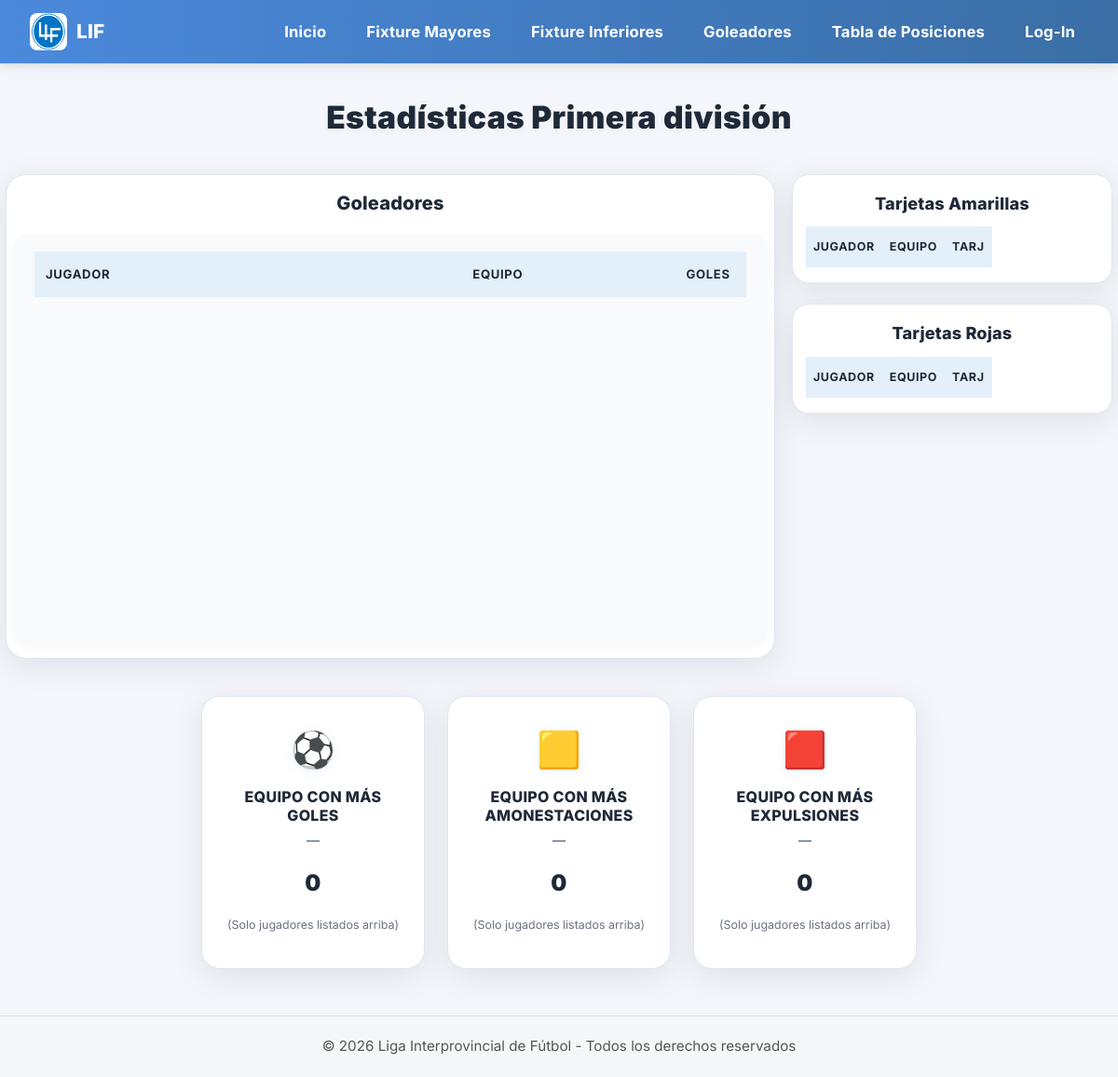
The page /goleadores/primera on the database as committed earlier.
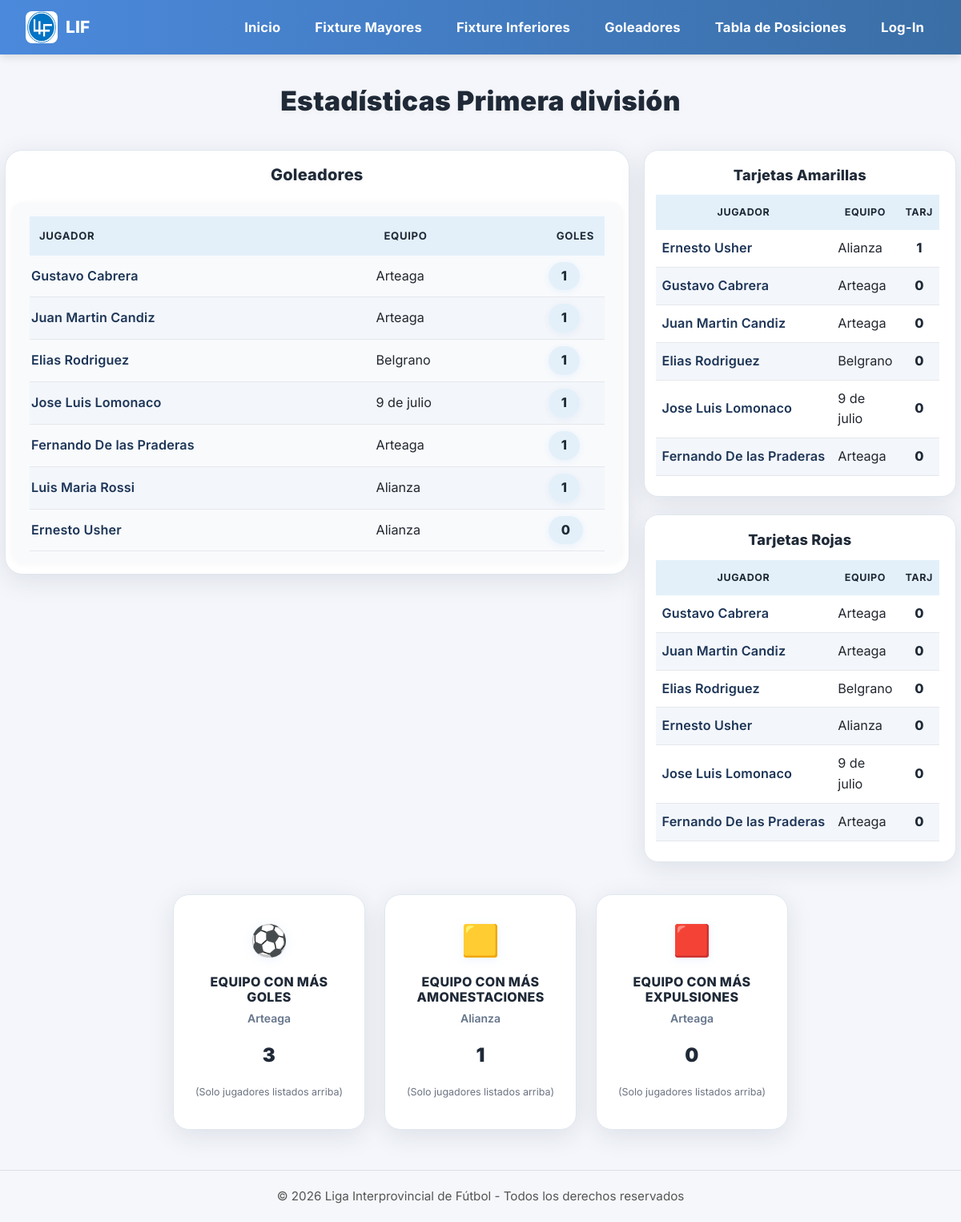
The same page on the database as committed later.
### app/models/models.py (models this page shows, shortened)
class Jugador(db.Model):
    __tablename__ = 'jugador'
    numero_carnet = db.Column(db.Integer, primary_key=True)
    nombre = db.Column(db.String(100), nullable=False)
    apellido = db.Column(db.String(100), nullable=False)
    fecha_nacimiento = db.Column(db.Date, nullable=True)
    club_id = db.Column(db.Integer, db.ForeignKey('club.id'), nullable=True)
    creado_en = db.Column(db.DateTime, default=datetime.datetime.utcnow, nullable=False)
    club = db.relationship('Club', backref='jugadores', lazy='joined')
    equipos = db.relationship('JugadorEquipo', back_populates='jugador', lazy='select', cascade='all, delete-orphan')
    estadisticas = db.relationship('EstadoJugadorPartido', back_populates='jugador', lazy='select', cascade='all, delete-orphan')
    __table_args__ = (
        UniqueConstraint('nombre', 'apellido', 'club_id', name='uq_jugador_nombre_apellido_club'),
    )

### app/routes/views.py (the view)
@views.route('/goleadores/<categoria>')
def mostrar_estadisticas(categoria):
    goles = consulta_estadistica(EstadoJugadorPartido.cant_goles, categoria, limite=15)
    amarillas = consulta_estadistica(EstadoJugadorPartido.tarjetas_amarillas, categoria, limite=10)
    rojas = consulta_estadistica(EstadoJugadorPartido.tarjetas_rojas, categoria, limite=10)
    estad = calcular_estadisticas(goles, amarillas, rojas)
    return render_template(
        'goleadores.html',
        categoria=categoria,
        goles=goles,
        amarillas=amarillas,
        rojas=rojas,
        stats=estad["stats"]   # 👈 AHORA SÍ EXISTE Y FUNCIONA
    )

### app/templates/goleadores.html (shortened to what this page needs)
{% extends "base.html" %}
{% block content %}
<h1 style="text-align:center;font-size:2.1rem;font-weight:900;margin:38px 0 18px 0;letter-spacing:0.01em;">Estadísticas {{ categoria|capitalize }} división</h1>
<div class="main-grid">
    <div class="left-card">
        <h2>Goleadores</h2>
        <div class="table-goleadores-wrapper">
            <table class="table-goleadores">
                <thead>
                    <tr>
                        <th style="width:60%;">Jugador</th>
                        <th style="width:30%;">Equipo</th>
                        <th style="width:10%;">Goles</th>
                    </tr>
                </thead>
                <tbody>
                    {% for carnet, nombre, apellido, club_nombre, total in goles %}
                    <tr>
                        <td class="player-name">{{ nombre }} {{ apellido }}</td>
                        <td>{{ club_nombre }}</td>
                        <td><span class="badge-goals">{{ total }}</span></td>
                    </tr>
                    {% endfor %}
                </tbody>
            </table>
        </div>
    </div>
    <div class="right-column">
        <div class="card-panel">
            <h3>Tarjetas Amarillas</h3>
            <div class="panel-scroll">
                <table class="panel-table">
                    <thead>
                        <tr>
                            <th>Jugador</th>
                            <th>Equipo</th>
                            <th style="text-align:right;">Tarj</th>
                        </tr>
                    </thead>
                    <tbody>
                        {% for carnet, nombre, apellido, club_nombre, total in amarillas %}
                        <tr>
                            <td class="player-name">{{ nombre }} {{ apellido }}</td>
                            <td>{{ club_nombre }}</td>
                            <td class="count">{{ total }}</td>
                        </tr>
                        {% endfor %}
                    </tbody>
                </table>
            </div>
        </div>
        <div class="card-panel">
            <h3>Tarjetas Rojas</h3>
            <div class="panel-scroll">
                <table class="panel-table">
                    <thead>
                        <tr>
                            <th>Jugador</th>
                            <th>Equipo</th>
                            <th style="text-align:right;">Tarj</th>
                        </tr>
                    </thead>
                    <tbody>
                        {% for carnet, nombre, apellido, club_nombre, total in rojas %}
                        <tr>
                            <td class="player-name">{{ nombre }} {{ apellido }}</td>
                            <td>{{ club_nombre }}</td>
                            <td class="count">{{ total }}</td>
                        </tr>
                        {% endfor %}
                    </tbody>
                </table>
            </div>
        </div>
    </div>
</div>
<div class="stats-wrapper">
    {% for key, stat in stats.items() %}
    <div class="stat-card">
        <div class="stat-icon">{{ stat.icon }}</div>
        <h4 class="stat-title">{{ stat.titulo }}</h4>
        <p class="stat-team">{{ stat.equipo }}</p>
        <p class="stat-value">{{ stat.valor }}</p>
        <p class="stat-desc">{{ stat.descripcion }}</p>
    </div>
    {% endfor %}
</div>
{% endblock %}

Rows that differ between the two databases and show on the page:
added Jugador: nombre "Gustavo", apellido "Cabrera", club_nombre "Arteaga", total "1", total "0"
added Jugador: nombre "Juan Martin", apellido "Candiz", club_nombre "Arteaga", total "1", total "0"
added Jugador: nombre "Elias", apellido "Rodriguez", club_nombre "Belgrano", total "1", total "0"
added Jugador: nombre "Jose Luis", apellido "Lomonaco", club_nombre "9 de julio", total "1", total "0"
added Jugador: nombre "Fernando", apellido "De las Praderas", club_nombre "Arteaga", total "1", total "0"
added Jugador: nombre "Luis Maria", apellido "Rossi", club_nombre "Alianza", total "1"
added Jugador: nombre "Ernesto", apellido "Usher", club_nombre "Alianza", total "0", total "1"
Other text that changed with them:
new list line: "⚽ EQUIPO CON MÁS GOLES Arteaga 3 (Solo jugadores listados arriba)"
new list line: "🟨 EQUIPO CON MÁS AMONESTACIONES Alianza 1 (Solo jugadores listados arriba)"
new list line: "🟥 EQUIPO CON MÁS EXPULSIONES Arteaga 0 (Solo jugadores listados arriba)"
list line gone: "⚽ EQUIPO CON MÁS GOLES — 0 (Solo jugadores listados arriba)"
list line gone: "🟨 EQUIPO CON MÁS AMONESTACIONES — 0 (Solo jugadores listados arriba)"
list line gone: "🟥 EQUIPO CON MÁS EXPULSIONES — 0 (Solo jugadores listados arriba)"
